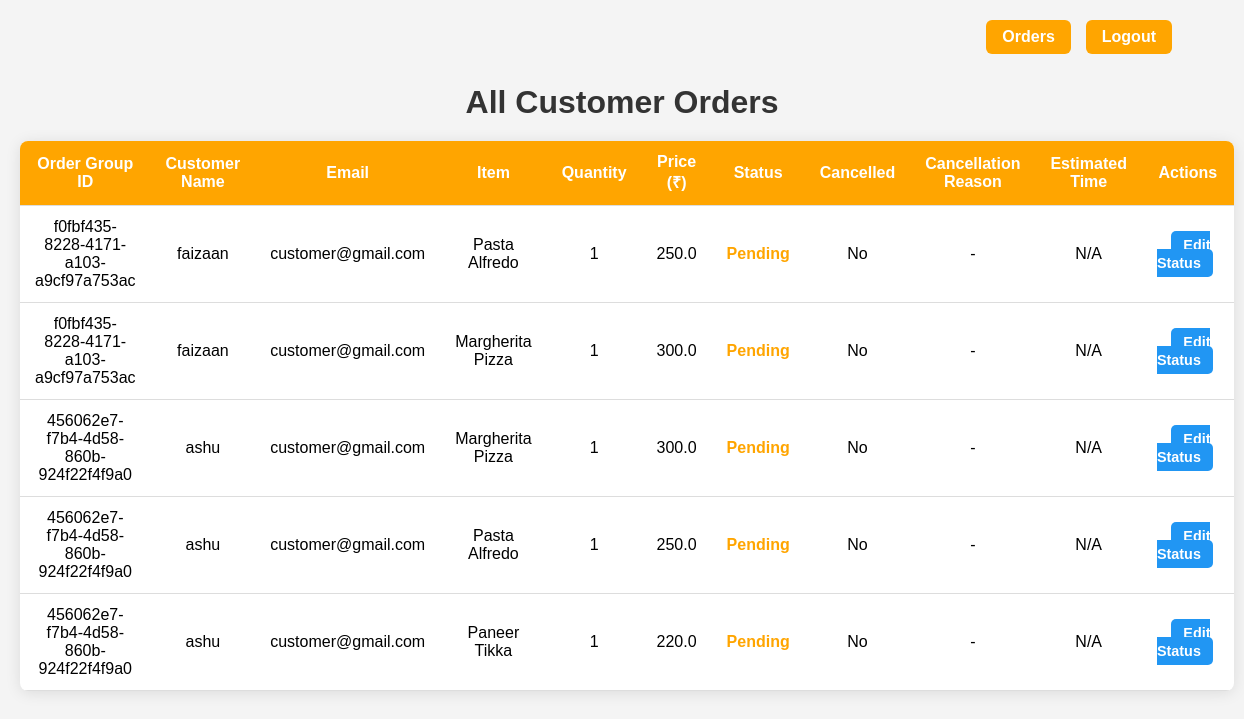
/orders (signed in), run on the app's committed database.
### app.py (models this page shows)
class Order(db.Model):
    id = db.Column(db.Integer, primary_key=True)
    order_group_id = db.Column(db.String(36), nullable=False, index=True)
    customer_username = db.Column(db.String(150), nullable=False)
    customer_name = db.Column(db.String(150), nullable=False)
    address = db.Column(db.String(300), nullable=False)
    phone = db.Column(db.String(20), nullable=False)
    email = db.Column(db.String(150), nullable=False)
    item = db.Column(db.String(200), nullable=False)
    quantity = db.Column(db.Integer, nullable=False)
    total = db.Column(db.Float, nullable=False)
    status = db.Column(db.String(50), nullable=False, default='Pending')
    cancelled = db.Column(db.Boolean, default=False)
    cancellation_reason = db.Column(db.Text)
    estimated_time = db.Column(db.String(50))  # Admin can set estimated time string
    order_time = db.Column(db.DateTime, nullable=False, default=datetime.utcnow)  # UTC time

### app.py (the view)
@app.route('/orders')
def view_orders():
    if not session.get('admin_logged_in'):
        flash("Admin login required.")
        return redirect(url_for('admin_login'))
    orders = Order.query.order_by(Order.order_time.desc()).all()
    return render_template('orders.html', orders=orders)

### templates/orders.html (shortened to what this page needs)
<!DOCTYPE html>
<html>
<head>
</head>
<body>
<div class="header">
    <a href="{{ url_for('view_orders') }}">Orders</a>
    <a href="{{ url_for('admin_logout') }}">Logout</a>
</div>
<h1>All Customer Orders</h1>
{% if orders %}
<table>
    <thead>
        <tr>
            <th>Order Group ID</th>
            <th>Customer Name</th>
            <th>Email</th>
            <th>Item</th>
            <th>Quantity</th>
            <th>Price (₹)</th>
            <th>Status</th>
            <th>Cancelled</th>
            <th>Cancellation Reason</th>
            <th>Estimated Time</th>
            <th>Actions</th>
        </tr>
    </thead>
    <tbody>
    {% for order in orders %}
        <tr>
            <td>{{ order.order_group_id }}</td>
            <td>{{ order.customer_name }}</td>
            <td>{{ order.email }}</td>
            <td>{{ order.item }}</td>
            <td>{{ order.quantity }}</td>
            <td>{{ order.total }}</td>
            <td class="status {{ order.status|replace(' ', '_') }}">{{ order.status }}</td>
            <td>{% if order.cancelled %}Yes{% else %}No{% endif %}</td>
            <td>{% if order.cancelled %}{{ order.cancellation_reason }}{% else %}-{% endif %}</td>
            <td>{{ order.estimated_time if order.estimated_time else 'N/A' }}</td>
            <td class="action-links">
                <a href="{{ url_for('admin_update_order_status', order_id=order.id) }}">Edit Status</a>
            </td>
        </tr>
    {% endfor %}
    </tbody>
</table>
{% else %}
    <p style="text-align: center; font-size: 1.2rem; color: #666; margin-top: 40px;">
        No orders found.
    </p>
{% endif %}
</body>
</html>

### templates/orders.html (style rules this page uses)
body { font-family: Arial, sans-serif; background: #f4f4f4; margin: 0; padding: 20px; }
.header { max-width: 1100px; margin: 0 auto 30px auto; display: flex; justify-content: flex-end; gap: 15px; }
.header a { text-decoration: none; background: #ffa500; color: #fff; padding: 8px 16px; border-radius: 6px; font-weight: bold; transition: background-color 0.3s ease; }
h1 { max-width: 1100px; margin: 10px auto 20px auto; color: #333; text-align: center; }
table { max-width: 1100px; margin: 0 auto; width: 100%; border-collapse: collapse; background: #fff; border-radius: 8px; box-shadow: 0 2px 15px rgba(0,0,0,0.1); overflow: hidden; }
th, td { padding: 12px 15px; border-bottom: 1px solid #ddd; text-align: center; vertical-align: middle; }
th { background: #ffa500; color: #fff; }
.action-links a { margin: 0 6px; padding: 6px 12px; background: #2196f3; color: white; border-radius: 5px; text-decoration: none; font-weight: bold; font-size: 0.9rem; transition: background-color 0.2s ease; }
.status { font-weight: bold; }
.status.Pending { color: orange; }

### data on the page
Order: order_group_id "f0fbf435-8228-4171-a103-a9cf97a753ac", customer_name "faizaan", email "customer@gmail.com", item "Pasta Alfredo", quantity "1", total "250.0", status "Pending", cancelled "No", estimated_time "N/A"
Order: order_group_id "f0fbf435-8228-4171-a103-a9cf97a753ac", customer_name "faizaan", email "customer@gmail.com", item "Margherita Pizza", quantity "1", total "300.0", status "Pending", cancelled "No", estimated_time "N/A"
Order: order_group_id "456062e7-f7b4-4d58-860b-924f22f4f9a0", customer_name "ashu", email "customer@gmail.com", item "Margherita Pizza", quantity "1", total "300.0", status "Pending", cancelled "No", estimated_time "N/A"
Order: order_group_id "456062e7-f7b4-4d58-860b-924f22f4f9a0", customer_name "ashu", email "customer@gmail.com", item "Pasta Alfredo", quantity "1", total "250.0", status "Pending", cancelled "No", estimated_time "N/A"
Order: order_group_id "456062e7-f7b4-4d58-860b-924f22f4f9a0", customer_name "ashu", email "customer@gmail.com", item "Paneer Tikka", quantity "1", total "220.0", status "Pending", cancelled "No", estimated_time "N/A"
